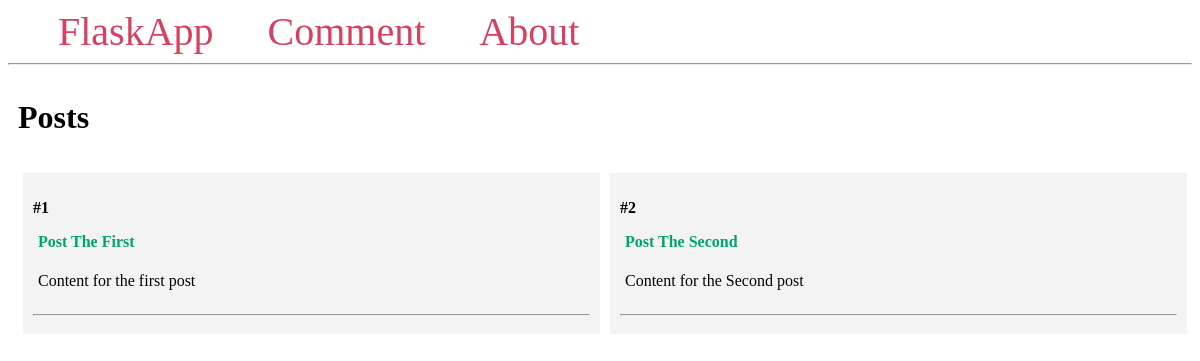
The app's page /, older data.
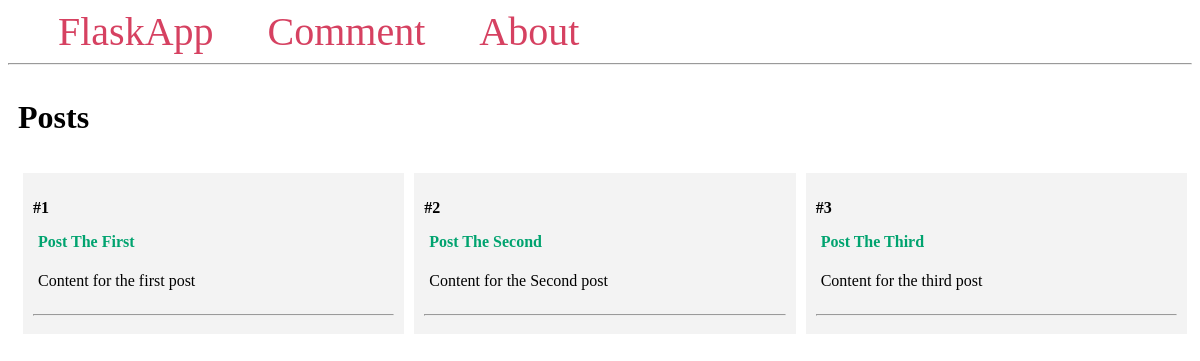
The same page, newer data.
### app.py (models this page shows, shortened)
class Post(db.Model):
    id = db.Column(db.Integer, primary_key=True)
    title = db.Column(db.String(100))
    content = db.Column(db.Text)
    comments = db.relationship('Comment', backref='post') # create one-to-many reln bn post and comment models

### app.py (the view)
@app.route('/')
def index():
     posts = Post.query.all()
     return render_template('index.html', posts=posts)

### templates/index.html
{% extends 'base.html' %}
{% block content %}
    <span class="title"><h1>{% block title %}Posts{% endblock  %}</h1></span>
    <div class="content">
        {% for post in posts %}
            <div class="post">
                <p><b>#{{ post.id }}</b></p>
                <b>
                    <p class="title">
                        <a href="{{ url_for('post', post_id=post.id) }}">{{ post.title }}</a>
                    </p>
                </b>
                <div class="content">
                    <p>{{ post.content }}</p>
                </div>
                <hr>
            </div>
        {% endfor %}
    </div>
{% endblock  %}

Row changes from the older to the newer data that the page shows:
added Post: id "3", title "Post The Third", content "Content for the third post"
